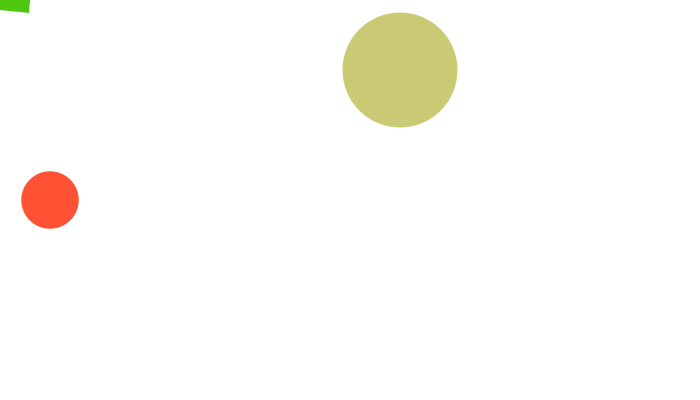
Frame 1 (no input)
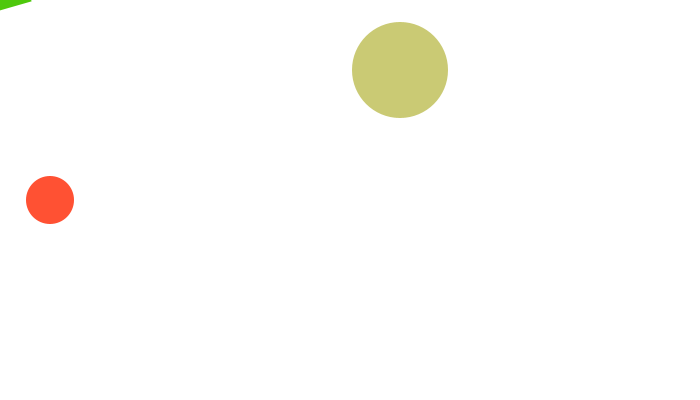
Frame 60 (the mouse pressed at the canvas centre just before this capture)
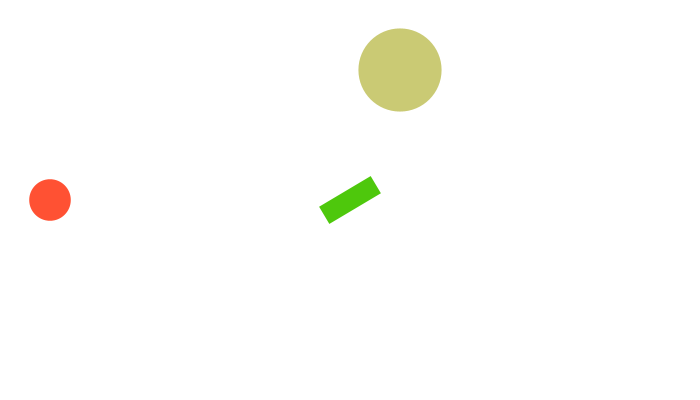
Frame 120 (the mouse held since frame 60 and released just before this capture)

The Processing sketch that drew these frames (run headless with seeded random() and noise(); from frame 60 on, the mouse is pressed at the canvas centre):

// Processing sketch: camera
// ── camera.pde
float scaleFactor, xOff, yOff;

void setup() {
  size(700, 400);
  smooth();
  noStroke();
  rectMode(CENTER);
  
  scaleFactor = 1;
  xOff = 0;
  yOff = 0;
}

void draw() {
  background(255);
  
  pushMatrix();
    translate(xOff, yOff);
    scale(scaleFactor);
    
    float size = sin(frameCount / 10f);
    float f = map(size, -1, 1, 30, 80);
    
    fill(#FF5133);
    ellipse(50, 200, f, f);
    fill(#CACA74);
    ellipse(400, 70, f * 2, f * 2);
    
    pushMatrix();
    translate(mouseX, mouseY);
      rotate(size);
      fill(#4EC80C);
      rect(0, 0, 60, 20);
    popMatrix();
    
  popMatrix();
}

void mouseMoved() {
  xOff = mouseX;
  yOff = mouseY;
}

void mouseDragged() {
  scaleFactor += (mouseX - pmouseX) / 100f;
  scaleFactor = max(0, scaleFactor);
}
